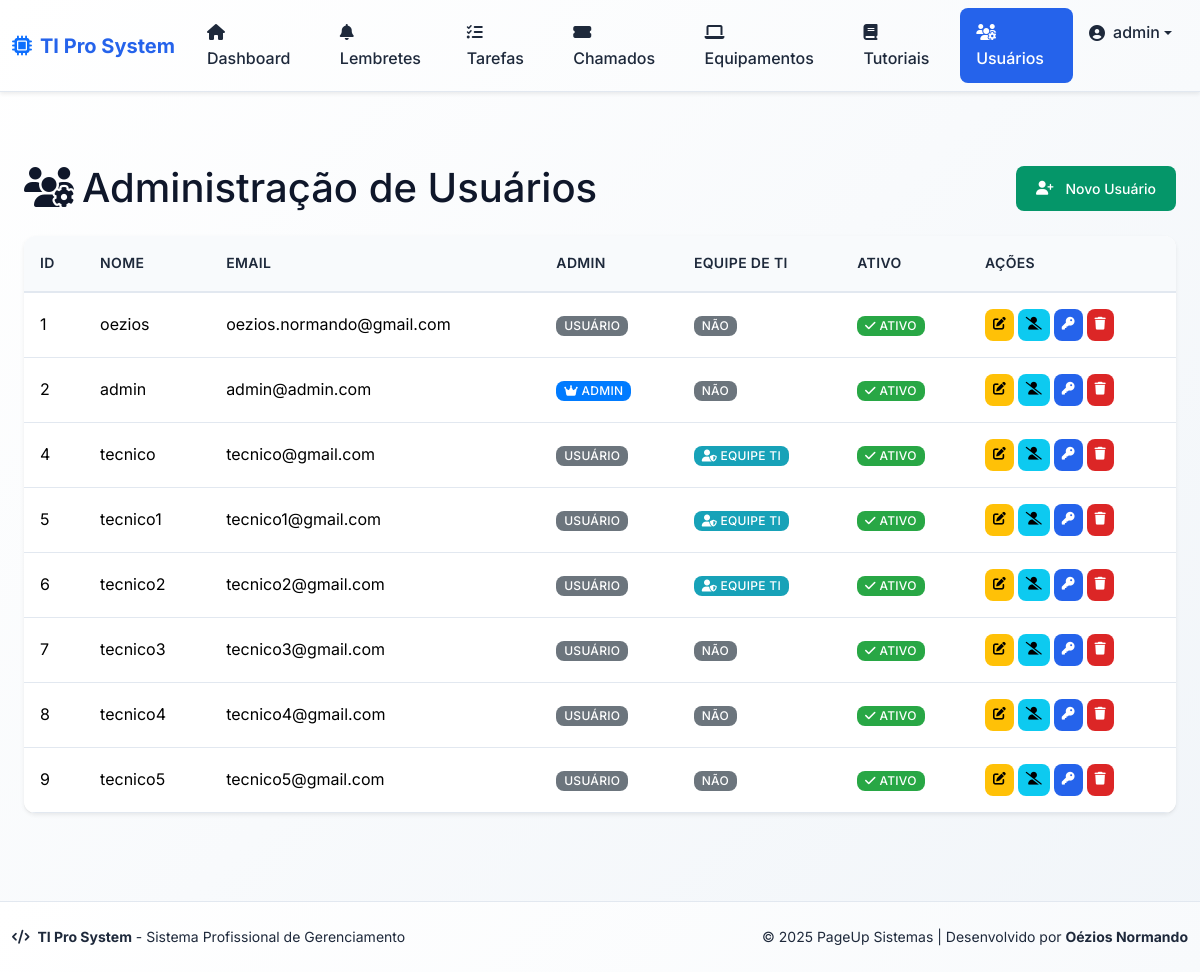
/admin/users (signed in), run on the app's committed database.
### app/models.py (models this page shows, shortened)
class User(db.Model):
    id = db.Column(db.Integer, primary_key=True)
    username = db.Column(db.String(64), unique=True, nullable=False)
    email = db.Column(db.String(120), unique=True, nullable=False)
    password_hash = db.Column(db.String(128), nullable=False)
    is_admin = db.Column(db.Boolean, default=False)
    is_ti = db.Column(db.Boolean, default=False)  # Indica se o usuário é da equipe de TI
    ativo = db.Column(db.Boolean, default=True)  # Para ativação/desativação
    sector_id = db.Column(db.Integer, db.ForeignKey('sector.id'), nullable=True)
    sector = db.relationship('Sector', backref='usuarios')
    reminders = db.relationship('Reminder', backref='usuario', lazy=True)
    tasks = db.relationship('Task', backref='usuario', lazy=True)

### app/routes.py (the view)
@bp.route('/admin/users')
@login_required
@admin_required
def users_admin():
    from .models import User
    users = User.query.order_by(User.id).all()
    return render_template('users.html', users=users)

### app/auth_utils.py (called while the page is built)
def login_required(f):
    @wraps(f)
    def decorated_function(*args, **kwargs):
        if 'user_id' not in session:
            return redirect(url_for('auth.login', need_login=True))
        from .models import User
        user = User.query.get(session['user_id'])
        if user and not user.ativo:
            session.clear()
            flash('Seu acesso foi desativado pelo administrador.', 'danger')
            return redirect(url_for('auth.login'))
        return f(*args, **kwargs)
    return decorated_function

### app/routes.py (called while the page is built)
def admin_required(f):
    @wraps(f)
    def decorated_function(*args, **kwargs):
        if not session.get('is_admin'):
            flash('Acesso restrito ao administrador.', 'danger')
            return redirect(url_for('main.index'))
        return f(*args, **kwargs)
    return decorated_function

### app/templates/users.html (shortened to what this page needs)
{% extends 'base.html' %}
{% block content %}
<div class="container-fluid mt-4">
  <div class="row">
    <div class="col-12">
      <div class="d-flex justify-content-between align-items-center mb-4">
        <h1 class="mb-0"><i class="fas fa-users-cog me-2"></i>Administração de Usuários</h1>
        <a href="{{ url_for('main.register') }}" class="btn btn-success">
          <i class="fas fa-user-plus me-1"></i> Novo Usuário
        </a>
      </div>
      <div class="card shadow-sm">
        <div class="card-body p-0">
          <div class="table-responsive">
            <table class="table table-hover align-middle mb-0">
        <thead class="table-light">
          <tr>
            <th>ID</th>
            <th>Nome</th>
            <th>Email</th>
            <th>Admin</th>
            <th>Equipe de TI</th>
            <th>Ativo</th>
            <th>Ações</th>
          </tr>
        </thead>
        <tbody>
          {% for user in users %}
          <tr>
            <td>{{ user.id }}</td>
            <td>{{ user.username }}</td>
            <td>{{ user.email }}</td>
            <td>
              {% if user.is_admin %}
                <span class="badge bg-primary"><i class="fas fa-crown"></i> Admin</span>
              {% else %}
                <span class="badge bg-secondary">Usuário</span>
              {% endif %}
            </td>
            <td>
              {% if user.is_ti %}
                <span class="badge bg-info"><i class="fas fa-user-shield"></i> Equipe TI</span>
              {% else %}
                <span class="badge bg-secondary">Não</span>
              {% endif %}
            </td>
            <td>
              {% if user.ativo %}
                <span class="badge bg-success"><i class="fas fa-check"></i> Ativo</span>
              {% else %}
                <span class="badge bg-danger"><i class="fas fa-times"></i> Inativo</span>
              {% endif %}
            </td>
            <td class="text-nowrap">
              <div class="d-flex gap-1">
                <a href="{{ url_for('main.edit_user', id=user.id) }}" class="btn btn-sm btn-warning" title="Editar">
                  <i class="fas fa-edit"></i>
                </a>
                <form method="POST" action="{{ url_for('main.toggle_user', id=user.id) }}" class="d-inline">
                  <button type="submit" class="btn btn-sm btn-info" title="Ativar/Desativar">
                    {% if user.ativo %}
                      <i class="fas fa-user-slash"></i>
                    {% else %}
                      <i class="fas fa-user-check"></i>
                    {% endif %}
                  </button>
                </form>
                <form method="POST" action="{{ url_for('main.reset_user_password', id=user.id) }}" class="d-inline">
                  <button type="submit" class="btn btn-sm btn-primary" title="Redefinir Senha"
                    onclick="return confirm('Tem certeza que deseja redefinir a senha deste usuário? Uma nova senha será gerada e exibida na tela.');">
                    <i class="fas fa-key"></i>
                  </button>
                </form>
                <form method="POST" action="{{ url_for('main.delete_user', id=user.id) }}" class="d-inline">
                  <button type="submit" class="btn btn-sm btn-danger" title="Excluir"
                    onclick="return confirm('Tem certeza que deseja excluir este usuário? Esta ação não pode ser desfeita.');">
                    <i class="fas fa-trash"></i>
                  </button>
                </form>
              </div>
            </td>
          </tr>
          {% endfor %}
        </tbody>
      </table>
      </div>
      </div>
      </div>
    </div>
  </div>
</div>
{% endblock %}

### app/templates/base.html (shortened to what this page needs)
<!DOCTYPE html>
<html lang="pt-BR" data-theme="light">
<head>
    <link href="https://cdn.jsdelivr.net/npm/bootstrap@5.3.2/dist/css/bootstrap.min.css" rel="stylesheet">
    <link rel="stylesheet" href="https://cdnjs.cloudflare.com/ajax/libs/font-awesome/6.4.0/css/all.min.css">
    <link rel="stylesheet" href="{{ url_for('static', filename='style.css') }}">
</head>
<body class="d-flex flex-column min-vh-100">
{% if session.get('user_id') %}
<nav class="navbar navbar-expand-lg shadow-sm mb-4">
  <div class="container-fluid">
    <a class="navbar-brand d-flex align-items-center" href="{{ url_for('main.index') }}">
      <i class="fas fa-microchip me-2 text-primary"></i>
      <span class="fw-bold">TI Pro System</span>
    </a>
    <div class="collapse navbar-collapse" id="navbarNav">
      <ul class="navbar-nav me-auto">
        <li class="nav-item">
          <a class="nav-link {% if request.endpoint == 'main.index' %}active{% endif %}" href="{{ url_for('main.index') }}">
            <i class="fas fa-home me-1"></i> Dashboard
          </a>
        </li>
        <li class="nav-item">
          <a class="nav-link {% if request.endpoint == 'main.reminders' %}active{% endif %}" href="{{ url_for('main.reminders') }}">
            <i class="fas fa-bell me-1"></i> Lembretes
          </a>
        </li>
        <li class="nav-item">
          <a class="nav-link {% if request.endpoint == 'main.tasks' %}active{% endif %}" href="{{ url_for('main.tasks') }}">
            <i class="fas fa-tasks me-1"></i> Tarefas
          </a>
        </li>
        <li class="nav-item">
          <a class="nav-link {% if request.endpoint == 'main.listar_chamados' %}active{% endif %}" href="{{ url_for('main.listar_chamados') }}">
            <i class="fas fa-ticket-alt me-1"></i> Chamados
          </a>
        </li>
        <li class="nav-item">
          <a class="nav-link {% if request.endpoint == 'main.list_equipment' %}active{% endif %}" href="{{ url_for('main.list_equipment') }}">
            <i class="fas fa-laptop me-1"></i> Equipamentos
          </a>
        </li>
        <li class="nav-item">
          <a class="nav-link {% if request.endpoint == 'main.listar_tutoriais' %}active{% endif %}" href="{{ url_for('main.listar_tutoriais') }}">
            <i class="fas fa-book me-1"></i> Tutoriais
          </a>
        </li>
      </ul>
      <ul class="navbar-nav">
        {% if session.get('is_admin') %}
        <li class="nav-item">
          <a class="nav-link {% if request.endpoint == 'main.users_admin' %}active{% endif %}" href="{{ url_for('main.users_admin') }}">
            <i class="fas fa-users-cog me-1"></i> Usuários
          </a>
        </li>
        {% endif %}
        <li class="nav-item dropdown">
          <a class="nav-link dropdown-toggle d-flex align-items-center" href="#" role="button" data-bs-toggle="dropdown">
            <i class="fas fa-user-circle me-2"></i>
            <span class="d-none d-md-inline">{{ session['username'] }}</span>
          </a>
        </li>
      </ul>
    </div>
  </div>
</nav>
{% endif %}
<main class="main-content flex-grow-1">
  <div class="container-fluid py-4">
    {% block content %}{% endblock %}
  </div>
</main>
<footer class="footer mt-auto">
  <div class="container-fluid">
    <div class="row align-items-center">
      <div class="col-md-6">
        <p class="mb-0">
          <i class="fas fa-code me-1"></i>
          <strong>TI Pro System</strong> - Sistema Profissional de Gerenciamento
        </p>
      </div>
      <div class="col-md-6 text-md-end">
        <p class="mb-0">
          &copy; 2025 PageUp Sistemas |
          Desenvolvido por <strong>Oézios Normando</strong>
        </p>
      </div>
    </div>
  </div>
</footer>
</body>
</html>

### app/static/style.css (style rules this page uses)
* { margin: 0; padding: 0; box-sizing: border-box; }
:root { --primary: #2563eb; --primary-hover: #1d4ed8; --primary-light: #eff6ff; --secondary: #64748b; --success: #059669; --success-hover: #047857; --danger: #dc2626; --warning: #d97706; --info: #0284c7; --light: #f8fafc; --dark: #0f172a; --gray-50: #f8fafc; --gray-100: #f1f5f9; --gray-200: #e2e8f0; --gray-300: #cbd5e1; --gray-400: #94a3b8; --gray-500: #64748b; --gray-600: #475569; --gray-700: #334155; --gray-800: #1e293b; --gray-900: #0f172a; --font-family: 'Inter', -apple-system, BlinkMacSystemFont, 'Segoe UI', Roboto, sans-serif; --font-size-xs: 0.75rem; --font-size-sm: 0.875rem; --font-size-base: 1rem; --font-size-lg: 1.125rem; --font-size-xl: 1.25rem; --font-size-2xl: 1.5rem; --font-size-3xl: 1.875rem; --spacing-1: 0.25rem; --spacing-2: 0.5rem; --spacing-3: 0.75rem; --spacing-4: 1rem; --spacing-5: 1.25rem; --spacing-6: 1.5rem; --spacing-8: 2rem; --spacing-12: 3rem; --spacing-16: 4rem; --border-radius: 0.5rem; --border-radius-lg: 0.75rem; --border-radius-xl: 1rem; --shadow-sm: 0 1px 2px 0 rgba(0, 0, 0, 0.05); --shadow: 0 1px 3px 0 rgba(0, 0, 0, 0.1), 0 1px 2px 0 rgba(0, 0, 0, 0.06); --shadow-md: 0 4px 6px -1px rgba(0, 0, 0, 0.1), 0 2px 4px -1px rgba(0, 0, 0, 0.06); --shadow-lg: 0 10px 15px -3px rgba(0, 0, 0, 0.1), 0 4px 6px -2px rgba(0, 0, 0, 0.05); --shadow-xl: 0 20px 25px -5px rgba(0, 0, 0, 0.1), 0 10px 10px -5px rgba(0, 0, 0, 0.04); --transition: all 0.2s cubic-bezier(0.4, 0, 0.2, 1); --transition-fast: all 0.15s cubic-bezier(0.4, 0, 0.2, 1); }
html { height: 100%; scroll-behavior: smooth; }
body { font-family: var(--font-family); background: linear-gradient(135deg, #ffffff 0%, #f8fafc 50%, #f1f5f9 100%); color: var(--gray-900); line-height: 1.6; min-height: 100vh; display: flex; flex-direction: column; }
.main-content { flex: 1; padding-bottom: var(--spacing-16); }
.footer { background: linear-gradient(135deg, #ffffff 0%, #f8fafc 100%); border-top: 1px solid var(--gray-200); margin-top: auto; padding: var(--spacing-6) 0; font-size: var(--font-size-sm); color: var(--gray-800); box-shadow: var(--shadow-sm); }
.navbar { background: linear-gradient(135deg, #ffffff 0%, #f8fafc 100%) !important; backdrop-filter: blur(10px); border-bottom: 1px solid var(--gray-200); box-shadow: var(--shadow-md); }
.navbar-brand { font-weight: 700; font-size: var(--font-size-xl); color: var(--primary) !important; }
.nav-link { font-weight: 500; color: var(--gray-800) !important; padding: var(--spacing-3) var(--spacing-4) !important; border-radius: var(--border-radius); transition: var(--transition); }
.nav-link.active { background: var(--primary); color: white !important; }
.card { border: none; border-radius: var(--border-radius-lg); box-shadow: var(--shadow-sm); transition: var(--transition); background: white; }
.card-body { padding: var(--spacing-6); }
.btn { font-weight: 500; border-radius: var(--border-radius); padding: var(--spacing-3) var(--spacing-5); font-size: var(--font-size-sm); transition: var(--transition); border: none; cursor: pointer; display: inline-flex; align-items: center; justify-content: center; gap: var(--spacing-2); text-decoration: none; min-height: 2.5rem; }
.btn-primary { background: var(--primary); color: white; }
.btn-success { background: var(--success); color: white; }
.btn-danger { background: var(--danger); color: white; }
.btn-sm { padding: var(--spacing-2) var(--spacing-4); font-size: var(--font-size-xs); min-height: 2rem; }
.table { background: white; border-radius: var(--border-radius-lg); overflow: hidden; box-shadow: var(--shadow-sm); }
.table thead th { background: var(--gray-50); border-bottom: 2px solid var(--gray-200); font-weight: 600; color: var(--gray-800); padding: var(--spacing-4); font-size: var(--font-size-sm); text-transform: uppercase; letter-spacing: 0.025em; }
.table tbody td { padding: var(--spacing-4); border-bottom: 1px solid var(--gray-200); vertical-align: middle; }
.badge { font-weight: 500; padding: var(--spacing-1) var(--spacing-3); border-radius: var(--border-radius); font-size: var(--font-size-xs); text-transform: uppercase; letter-spacing: 0.025em; }
.text-primary { color: var(--primary); }
.bg-primary { background-color: #007bff !important; }
.bg-success { background-color: #28a745 !important; }
.bg-info { background-color: #17a2b8 !important; }

### data on the page
User: username "admin", id "2", email "admin@admin.com", is_admin True (drawn), shows "NÃO", ativo True (drawn)
User: id "1", username "oezios", email "oezios.normando@gmail.com", is_admin "USUÁRIO", shows "NÃO", ativo True (drawn)
User: id "4", username "tecnico", email "tecnico@gmail.com", is_admin "USUÁRIO", is_ti True (drawn), ativo True (drawn)
User: id "5", username "tecnico1", email "tecnico1@gmail.com", is_admin "USUÁRIO", is_ti True (drawn), ativo True (drawn)
User: id "6", username "tecnico2", email "tecnico2@gmail.com", is_admin "USUÁRIO", is_ti True (drawn), ativo True (drawn)
User: id "7", username "tecnico3", email "tecnico3@gmail.com", is_admin "USUÁRIO", is_ti "NÃO", ativo True (drawn)
User: id "8", username "tecnico4", email "tecnico4@gmail.com", is_admin "USUÁRIO", is_ti "NÃO", ativo True (drawn)
User: id "9", username "tecnico5", email "tecnico5@gmail.com", is_admin "USUÁRIO", is_ti "NÃO", ativo True (drawn)
